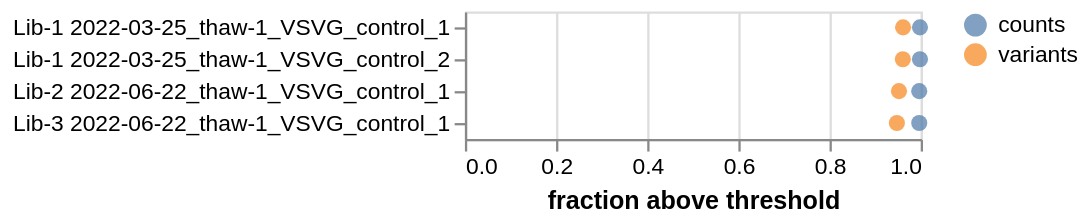

Specify this chart in Vega-Lite:
### Vega-Lite specification from a JSON file in a GitHub repository (floating-point values rounded to 4 significant figures)
{"config": {"view": {"continuousWidth": 400, "continuousHeight": 300}, "axis": {"labelLimit": 500}}, "data": {"values": [{"library": "Lib-1", "pre_sample": "2022-03-25_thaw-1_VSVG_control_1", "library_sample": "Lib-1 2022-03-25_thaw-1_VSVG_control_1", "counts": 0.9984, "variants": 0.9613, "virus_batch": "thaw-1"}, {"library": "Lib-1", "pre_sample": "2022-03-25_thaw-1_VSVG_control_2", "library_sample": "Lib-1 2022-03-25_thaw-1_VSVG_control_2", "counts": 0.9983, "variants": 0.9608, "virus_batch": "thaw-1"}, {"library": "Lib-2", "pre_sample": "2022-06-22_thaw-1_VSVG_control_1", "library_sample": "Lib-2 2022-06-22_thaw-1_VSVG_control_1", "counts": 0.9967, "variants": 0.9523, "virus_batch": "thaw-1"}, {"library": "Lib-3", "pre_sample": "2022-06-22_thaw-1_VSVG_control_1", "library_sample": "Lib-3 2022-06-22_thaw-1_VSVG_control_1", "counts": 0.9967, "variants": 0.9477, "virus_batch": "thaw-1"}]}, "mark": {"type": "point", "filled": true, "size": 50}, "encoding": {"color": {"field": "fraction_type", "scale": {"domain": ["counts", "variants"]}, "title": null, "type": "nominal"}, "tooltip": [{"field": "library", "type": "nominal"}, {"field": "pre_sample", "type": "nominal"}, {"field": "counts", "format": ".2g", "type": "quantitative"}, {"field": "variants", "format": ".2g", "type": "quantitative"}, {"field": "virus_batch", "type": "nominal"}], "x": {"field": "fraction", "scale": {"domain": [0, 1]}, "title": "fraction above threshold", "type": "quantitative"}, "y": {"field": "library_sample", "title": null, "type": "nominal"}}, "height": {"step": 14}, "params": [{"name": "parameter003", "select": {"type": "point", "fields": ["fraction_type"]}, "bind": "legend"}, {"name": "parameter001", "select": {"type": "point", "fields": ["library"]}, "bind": {"input": "select", "options": [null, "Lib-1", "Lib-2", "Lib-3"], "labels": ["all", "Lib-1", "Lib-2", "Lib-3"], "name": "library"}}, {"name": "parameter002", "select": {"type": "point", "fields": ["virus_batch"]}, "bind": {"input": "select", "options": [null, "thaw-1"], "labels": ["all", "thaw-1"], "name": "virus_batch"}}], "transform": [{"fold": ["counts", "variants"], "as": ["fraction_type", "fraction"]}, {"filter": {"param": "parameter003"}}, {"filter": {"param": "parameter001"}}, {"filter": {"param": "parameter002"}}], "width": 200, "$schema": "https://vega.github.io/schema/vega-lite/v5.json", "datasets": {"data-07ff90416a61c19b0b313fec57dbf355": [{"library": "Lib-1", "pre_sample": "2022-03-25_thaw-1_VSVG_control_1", "library_sample": "Lib-1 2022-03-25_thaw-1_VSVG_control_1", "counts": 0.9984, "variants": 0.9613, "virus_batch": "thaw-1"}, {"library": "Lib-1", "pre_sample": "2022-03-25_thaw-1_VSVG_control_2", "library_sample": "Lib-1 2022-03-25_thaw-1_VSVG_control_2", "counts": 0.9983, "variants": 0.9608, "virus_batch": "thaw-1"}, {"library": "Lib-2", "pre_sample": "2022-06-22_thaw-1_VSVG_control_1", "library_sample": "Lib-2 2022-06-22_thaw-1_VSVG_control_1", "counts": 0.9967, "variants": 0.9523, "virus_batch": "thaw-1"}, {"library": "Lib-3", "pre_sample": "2022-06-22_thaw-1_VSVG_control_1", "library_sample": "Lib-3 2022-06-22_thaw-1_VSVG_control_1", "counts": 0.9967, "variants": 0.9477, "virus_batch": "thaw-1"}]}}
